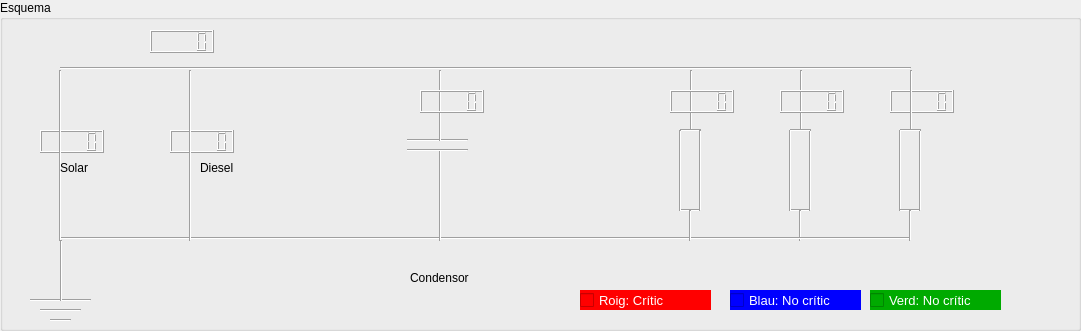
   <widget class="QGroupBox" name="groupBox_4">
    <property name="geometry">
     <rect>
      <x>10</x>
      <y>520</y>
      <width>1081</width>
      <height>331</height>
     </rect>
    </property>
    <property name="title">
     <string>Esquema</string>
    </property>
    <widget class="Line" name="line_30">
     <property name="geometry">
      <rect>
       <x>50</x>
       <y>310</y>
       <width>21</width>
       <height>20</height>
      </rect>
     </property>
     <property name="orientation">
      <enum>Qt::Horizontal</enum>
     </property>
    </widget>
    <widget class="QLCDNumber" name="lcdNumber_5">
     <property name="geometry">
      <rect>
       <x>150</x>
       <y>30</y>
       <width>64</width>
       <height>23</height>
      </rect>
     </property>
    </widget>
    <widget class="QLCDNumber" name="lcdNumber_15">
     <property name="geometry">
      <rect>
       <x>890</x>
       <y>90</y>
       <width>64</width>
       <height>23</height>
      </rect>
     </property>
    </widget>
    <widget class="Line" name="line_5">
     <property name="geometry">
      <rect>
       <x>407</x>
       <y>130</y>
       <width>61</width>
       <height>20</height>
      </rect>
     </property>
     <property name="orientation">
      <enum>Qt::Horizontal</enum>
     </property>
    </widget>
    <widget class="Line" name="line_17">
     <property name="geometry">
      <rect>
       <x>790</x>
       <y>200</y>
       <width>21</width>
       <height>20</height>
      </rect>
     </property>
     <property name="orientation">
      <enum>Qt::Horizontal</enum>
     </property>
    </widget>
    <widget class="Line" name="line_8">
     <property name="geometry">
      <rect>
       <x>690</x>
       <y>70</y>
       <width>3</width>
       <height>61</height>
      </rect>
     </property>
     <property name="orientation">
      <enum>Qt::Vertical</enum>
     </property>
    </widget>
    <widget class="QLabel" name="label_16">
     <property name="geometry">
      <rect>
       <x>200</x>
       <y>160</y>
       <width>55</width>
       <height>16</height>
      </rect>
     </property>
     <property name="text">
      <string>Diesel</string>
     </property>
    </widget>
    <widget class="Line" name="line_18">
     <property name="geometry">
      <rect>
       <x>780</x>
       <y>130</y>
       <width>20</width>
       <height>81</height>
      </rect>
     </property>
     <property name="orientation">
      <enum>Qt::Vertical</enum>
     </property>
    </widget>
    <widget class="Line" name="line_11">
     <property name="geometry">
      <rect>
       <x>680</x>
       <y>120</y>
       <width>21</width>
       <height>20</height>
      </rect>
     </property>
     <property name="orientation">
      <enum>Qt::Horizontal</enum>
     </property>
    </widget>
    <widget class="QLCDNumber" name="lcdNumber_4">
     <property name="geometry">
      <rect>
       <x>170</x>
       <y>130</y>
       <width>64</width>
       <height>23</height>
      </rect>
     </property>
    </widget>
    <widget class="Line" name="line_3">
     <property name="geometry">
      <rect>
       <x>60</x>
       <y>60</y>
       <width>851</width>
       <height>16</height>
      </rect>
     </property>
     <property name="orientation">
      <enum>Qt::Horizontal</enum>
     </property>
    </widget>
    <widget class="Line" name="line_22">
     <property name="geometry">
      <rect>
       <x>890</x>
       <y>130</y>
       <width>20</width>
       <height>81</height>
      </rect>
     </property>
     <property name="orientation">
      <enum>Qt::Vertical</enum>
     </property>
    </widget>
    <widget class="Line" name="line_29">
     <property name="geometry">
      <rect>
       <x>40</x>
       <y>300</y>
       <width>41</width>
       <height>20</height>
      </rect>
     </property>
     <property name="orientation">
      <enum>Qt::Horizontal</enum>
     </property>
    </widget>
    <widget class="Line" name="line_14">
     <property name="geometry">
      <rect>
       <x>680</x>
       <y>200</y>
       <width>21</width>
       <height>20</height>
      </rect>
     </property>
     <property name="orientation">
      <enum>Qt::Horizontal</enum>
     </property>
    </widget>
    <widget class="Line" name="line_21">
     <property name="geometry">
      <rect>
       <x>900</x>
       <y>200</y>
       <width>21</width>
       <height>20</height>
      </rect>
     </property>
     <property name="orientation">
      <enum>Qt::Horizontal</enum>
     </property>
    </widget>
    <widget class="Line" name="line_28">
     <property name="geometry">
      <rect>
       <x>30</x>
       <y>290</y>
       <width>61</width>
       <height>20</height>
      </rect>
     </property>
     <property name="orientation">
      <enum>Qt::Horizontal</enum>
     </property>
    </widget>
    <widget class="Line" name="line_25">
     <property name="geometry">
      <rect>
       <x>790</x>
       <y>210</y>
       <width>20</width>
       <height>31</height>
      </rect>
     </property>
     <property name="orientation">
      <enum>Qt::Vertical</enum>
     </property>
    </widget>
    <widget class="QLCDNumber" name="lcdNumber">
     <property name="geometry">
      <rect>
       <x>40</x>
       <y>130</y>
       <width>64</width>
       <height>23</height>
      </rect>
     </property>
    </widget>
    <widget class="QLCDNumber" name="lcdNumber_13">
     <property name="geometry">
      <rect>
       <x>670</x>
       <y>90</y>
       <width>64</width>
       <height>23</height>
      </rect>
     </property>
    </widget>
    <widget class="Line" name="line_13">
     <property name="geometry">
      <rect>
       <x>690</x>
       <y>130</y>
       <width>20</width>
       <height>81</height>
      </rect>
     </property>
     <property name="orientation">
      <enum>Qt::Vertical</enum>
     </property>
    </widget>
    <widget class="Line" name="line_15">
     <property name="geometry">
      <rect>
       <x>800</x>
       <y>130</y>
       <width>20</width>
       <height>81</height>
      </rect>
     </property>
     <property name="orientation">
      <enum>Qt::Vertical</enum>
     </property>
    </widget>
    <widget class="Line" name="line_9">
     <property name="geometry">
      <rect>
       <x>800</x>
       <y>70</y>
       <width>3</width>
       <height>61</height>
      </rect>
     </property>
     <property name="orientation">
      <enum>Qt::Vertical</enum>
     </property>
    </widget>
    <widget class="Line" name="line_16">
     <property name="geometry">
      <rect>
       <x>790</x>
       <y>120</y>
       <width>21</width>
       <height>20</height>
      </rect>
     </property>
     <property name="orientation">
      <enum>Qt::Horizontal</enum>
     </property>
    </widget>
    <widget class="Line" name="line_26">
     <property name="geometry">
      <rect>
       <x>60</x>
       <y>230</y>
       <width>851</width>
       <height>16</height>
      </rect>
     </property>
     <property name="orientation">
      <enum>Qt::Horizontal</enum>
     </property>
    </widget>
    <widget class="QCheckBox" name="checkBox_7">
     <property name="enabled">
      <bool>true</bool>
     </property>
     <property name="geometry">
      <rect>
       <x>580</x>
       <y>290</y>
       <width>131</width>
       <height>20</height>
      </rect>
     </property>
     <property name="font">
      <font>
       <family>Arial</family>
       <pointsize>10</pointsize>
      </font>
     </property>
     <property name="styleSheet">
      <string notr="true">color: rgb(255, 255, 255);
background-color: rgb(255, 0, 0);
</string>
     </property>
     <property name="text">
      <string>Roig: Crític</string>
     </property>
    </widget>
    <widget class="Line" name="line_10">
     <property name="geometry">
      <rect>
       <x>910</x>
       <y>70</y>
       <width>3</width>
       <height>61</height>
      </rect>
     </property>
     <property name="orientation">
      <enum>Qt::Vertical</enum>
     </property>
    </widget>
    <widget class="Line" name="line_19">
     <property name="geometry">
      <rect>
       <x>910</x>
       <y>130</y>
       <width>20</width>
       <height>81</height>
      </rect>
     </property>
     <property name="orientation">
      <enum>Qt::Vertical</enum>
     </property>
    </widget>
    <widget class="Line" name="line_23">
     <property name="geometry">
      <rect>
       <x>680</x>
       <y>210</y>
       <width>20</width>
       <height>31</height>
      </rect>
     </property>
     <property name="orientation">
      <enum>Qt::Vertical</enum>
     </property>
    </widget>
    <widget class="Line" name="line_20">
     <property name="geometry">
      <rect>
       <x>900</x>
       <y>120</y>
       <width>21</width>
       <height>20</height>
      </rect>
     </property>
     <property name="orientation">
      <enum>Qt::Horizontal</enum>
     </property>
    </widget>
    <widget class="Line" name="line_7">
     <property name="geometry">
      <rect>
       <x>430</x>
       <y>150</y>
       <width>20</width>
       <height>91</height>
      </rect>
     </property>
     <property name="orientation">
      <enum>Qt::Vertical</enum>
     </property>
    </widget>
    <widget class="Line" name="line_4">
     <property name="geometry">
      <rect>
       <x>430</x>
       <y>70</y>
       <width>20</width>
       <height>71</height>
      </rect>
     </property>
     <property name="orientation">
      <enum>Qt::Vertical</enum>
     </property>
    </widget>
    <widget class="QLCDNumber" name="lcdNumber_12">
     <property name="geometry">
      <rect>
       <x>420</x>
       <y>90</y>
       <width>64</width>
       <height>23</height>
      </rect>
     </property>
    </widget>
    <widget class="Line" name="line_12">
     <property name="geometry">
      <rect>
       <x>670</x>
       <y>130</y>
       <width>20</width>
       <height>81</height>
      </rect>
     </property>
     <property name="orientation">
      <enum>Qt::Vertical</enum>
     </property>
    </widget>
    <widget class="Line" name="line">
     <property name="geometry">
      <rect>
       <x>50</x>
       <y>70</y>
       <width>20</width>
       <height>171</height>
      </rect>
     </property>
     <property name="orientation">
      <enum>Qt::Vertical</enum>
     </property>
    </widget>
    <widget class="QCheckBox" name="checkBox_9">
     <property name="geometry">
      <rect>
       <x>870</x>
       <y>290</y>
       <width>131</width>
       <height>20</height>
      </rect>
     </property>
     <property name="font">
      <font>
       <family>Arial</family>
       <pointsize>10</pointsize>
      </font>
     </property>
     <property name="styleSheet">
      <string notr="true">background-color: rgb(0, 170, 0);
color: rgb(255, 255, 255)</string>
     </property>
     <property name="text">
      <string>Verd: No crític</string>
     </property>
    </widget>
    <widget class="QLabel" name="label_17">
     <property name="geometry">
      <rect>
       <x>410</x>
       <y>270</y>
       <width>101</width>
       <height>16</height>
      </rect>
     </property>
     <property name="text">
      <string>Condensor</string>
     </property>
    </widget>
    <widget class="QLCDNumber" name="lcdNumber_14">
     <property name="geometry">
      <rect>
       <x>780</x>
       <y>90</y>
       <width>64</width>
       <height>23</height>
      </rect>
     </property>
    </widget>
    <widget class="QLabel" name="label_15">
     <property name="geometry">
      <rect>
       <x>60</x>
       <y>160</y>
       <width>55</width>
       <height>16</height>
      </rect>
     </property>
     <property name="text">
      <string>Solar</string>
     </property>
    </widget>
    <widget class="Line" name="line_27">
     <property name="geometry">
      <rect>
       <x>60</x>
       <y>240</y>
       <width>3</width>
       <height>61</height>
      </rect>
     </property>
     <property name="orientation">
      <enum>Qt::Vertical</enum>
     </property>
    </widget>
    <widget class="QCheckBox" name="checkBox_8">
     <property name="geometry">
      <rect>
       <x>730</x>
       <y>290</y>
       <width>131</width>
       <height>20</height>
      </rect>
     </property>
     <property name="font">
      <font>
       <family>Arial</family>
       <pointsize>10</pointsize>
      </font>
     </property>
     <property name="styleSheet">
      <string notr="true">background-color: rgb(0, 0, 255);
color: rgb(255, 255, 255)</string>
     </property>
     <property name="text">
      <string>Blau: No crític</string>
     </property>
    </widget>
    <widget class="Line" name="line_2">
     <property name="geometry">
      <rect>
       <x>180</x>
       <y>70</y>
       <width>21</width>
       <height>171</height>
      </rect>
     </property>
     <property name="orientation">
      <enum>Qt::Vertical</enum>
     </property>
    </widget>
    <widget class="Line" name="line_6">
     <property name="geometry">
      <rect>
       <x>407</x>
       <y>140</y>
       <width>61</width>
       <height>20</height>
      </rect>
     </property>
     <property name="orientation">
      <enum>Qt::Horizontal</enum>
     </property>
    </widget>
    <widget class="Line" name="line_24">
     <property name="geometry">
      <rect>
       <x>900</x>
       <y>210</y>
       <width>20</width>
       <height>31</height>
      </rect>
     </property>
     <property name="orientation">
      <enum>Qt::Vertical</enum>
     </property>
    </widget>
   </widget>
